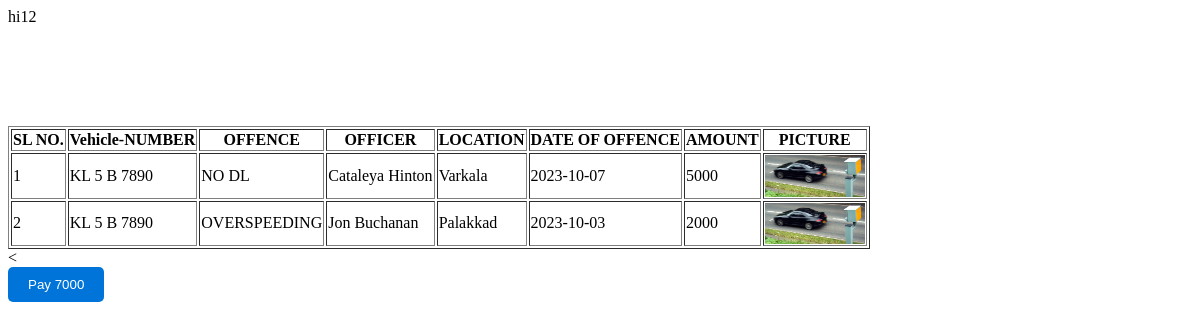
/viewpunish.php (signed in), run on the app's committed database.
### tables this page shows
CREATE TABLE IF NOT EXISTS `vehicle` (
  `tid` int NOT NULL,
  `rid` int NOT NULL,
  `vid` int NOT NULL AUTO_INCREMENT,
  `vrno` varchar(15) NOT NULL,
  `vname` varchar(30) NOT NULL,
  `vehiclename` varchar(25) NOT NULL,
  `fid` int NOT NULL,
  `color` varchar(30) NOT NULL,
  `dor` date NOT NULL,
  `rc` varchar(100) NOT NULL,
  `status` int NOT NULL DEFAULT '1',
  PRIMARY KEY (`vid`)
);

CREATE TABLE IF NOT EXISTS `fine` (
  `tid` int NOT NULL,
  `fine_id` int NOT NULL AUTO_INCREMENT,
  `offence` varchar(35) NOT NULL,
  `amount` varchar(20) NOT NULL,
  `status` int NOT NULL DEFAULT '1',
  PRIMARY KEY (`fine_id`)
);

CREATE TABLE IF NOT EXISTS `officer` (
  `rid` int NOT NULL,
  `offid` int NOT NULL AUTO_INCREMENT,
  `offuser` varchar(30) NOT NULL,
  `offpass` varchar(14) NOT NULL,
  `offimg` varchar(1000) NOT NULL,
  `status` int NOT NULL DEFAULT '1',
  PRIMARY KEY (`offid`)
);

CREATE TABLE IF NOT EXISTS `punish` (
  `pid` int NOT NULL AUTO_INCREMENT,
  `vid` varchar(15) NOT NULL,
  `fine_id` int NOT NULL,
  `offid` int NOT NULL,
  `loc` varchar(25) NOT NULL,
  `date` date NOT NULL,
  `pic` varchar(1000) NOT NULL,
  `status` int NOT NULL,
  PRIMARY KEY (`pid`)
);

### classes/DataAccess.class.php (the view, shortened to what this page needs)
<?php
class DataAccess
{
	private $_con,$_query,$_errors;
	public function __construct()
	{
		if(!$this->_con=mysqli_connect(DB_HOST,DB_USER,DB_PASSWORD,DB_NAME))
		{
			die("connection Error");
		}
	}
    public function getDataJoin($fields,$table,$condition = "1",$join=NULL)
	{
		$this->_query = "select ";
		if(is_array($fields))
		{
				$this->_query.=implode(",",$fields);
        }
		$this->_query.=" from $table ";
        if(isset($join) && $join!=NULL)
        {
            if(is_array($join))
            {
                foreach($join as $i=>$v)
                {
                    if(is_array($v))
                    {
                        if($v['1']=='innerjoin' || $v['1']=='join' || $v['1']=='')
                        {
                            $this->_query.=" inner join ".$i." on ".$v['0'];
                        }
                    }
                }
            }
        }
        $this->_query.=" where $condition";
		$resref=mysqli_query($this->_con,$this->_query);
		$dataArr = array();
		if(mysqli_num_rows($resref))
		{
			while($rows = mysqli_fetch_assoc($resref))
			{
				$dataArr[] = $rows;
			}
		}
		return $dataArr;
	}
    public function selectAsTable($fields,$table,$condition="1",$join=NULL,$actions=null,$config=null)
    {
        $resultArr=$this->getDataJoin($fields,$table,$condition,$join);
        $str="";
        $srno=1;
        foreach($resultArr as $values)
        {
            $str.="<tr>";
            if(isset($config['srno']) && $config['srno']==true)
            {
                $str.="<td>";
                $str.=$srno++;
                $str.="</td>";
            }
            foreach($values as $key=>$val)
            {
                $flag=1;
                if($flag==1)
                {
                    if(isset($config['images']) && isset($config['images']['field']) && $key==$config['images']['field'])
                    {
                        if(isset($config['hiddenfields']))
                        {
                            if(!in_array($key,$config['hiddenfields']))
                            {
                                $str.="<td><img src='".$config['images']['path'].$val."' ";
                                foreach($config['images']['attributes'] as $attr=>$attrval)
                                {
                                    $str.=$attr."='".$attrval."' ";
                                }
                                $str.=" /></td>";
                                $flag=0;
                            }
                        }
                    }
                }
                if($flag==1)
                {
                if(isset($config['hiddenfields']))
                {
                    if(!in_array($key,$config['hiddenfields']))
                    {
                        $str.="<td>".$val."</td>";
                    }
                }
                else
                    $str.="<td>".$val."</td>";
                }
            }
            $str.="</tr>";
        }
        return $str;
    }
}
?>

### data on the page
vehicle: vrno "KL 5 B 7890"
fine: offence "NO DL", amount "5000"
officer: offuser "Cataleya Hinton"
punish: loc "Varkala", date "2023-10-07", pic (picture)
fine: offence "OVERSPEEDING", amount "2000"
officer: offuser "Jon Buchanan"
punish: loc "Palakkad", date "2023-10-03", pic (picture)

### other printed values
$users[0]['sum'] "7000"
